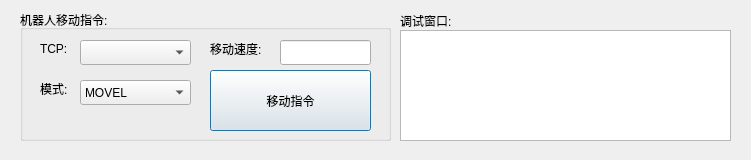
<?xml version="1.0" encoding="UTF-8"?>
<ui version="4.0">
 <class>keymovDlg</class>
 <widget class="QDialog" name="keymovDlg">
  <property name="geometry">
   <rect>
    <x>0</x>
    <y>0</y>
    <width>751</width>
    <height>160</height>
   </rect>
  </property>
  <property name="windowTitle">
   <string>Dialog</string>
  </property>
  <widget class="QGroupBox" name="groupBox">
   <property name="geometry">
    <rect>
     <x>20</x>
     <y>10</y>
     <width>371</width>
     <height>131</height>
    </rect>
   </property>
   <property name="title">
    <string>机器人移动指令:</string>
   </property>
   <widget class="QPushButton" name="moveaddBtn">
    <property name="geometry">
     <rect>
      <x>190</x>
      <y>60</y>
      <width>161</width>
      <height>61</height>
     </rect>
    </property>
    <property name="text">
     <string>移动指令</string>
    </property>
   </widget>
   <widget class="QLabel" name="label_2">
    <property name="geometry">
     <rect>
      <x>20</x>
      <y>30</y>
      <width>31</width>
      <height>17</height>
     </rect>
    </property>
    <property name="text">
     <string>TCP:</string>
    </property>
   </widget>
   <widget class="QComboBox" name="movetcpcombo">
    <property name="geometry">
     <rect>
      <x>60</x>
      <y>30</y>
      <width>111</width>
      <height>25</height>
     </rect>
    </property>
   </widget>
   <widget class="QLabel" name="label_14">
    <property name="geometry">
     <rect>
      <x>190</x>
      <y>30</y>
      <width>71</width>
      <height>17</height>
     </rect>
    </property>
    <property name="text">
     <string>移动速度:</string>
    </property>
   </widget>
   <widget class="QLineEdit" name="movespeed">
    <property name="geometry">
     <rect>
      <x>260</x>
      <y>30</y>
      <width>91</width>
      <height>25</height>
     </rect>
    </property>
    <property name="text">
     <string/>
    </property>
   </widget>
   <widget class="QLabel" name="label_16">
    <property name="geometry">
     <rect>
      <x>20</x>
      <y>70</y>
      <width>41</width>
      <height>17</height>
     </rect>
    </property>
    <property name="text">
     <string>模式:</string>
    </property>
   </widget>
   <widget class="QComboBox" name="movemodecombo">
    <property name="geometry">
     <rect>
      <x>60</x>
      <y>70</y>
      <width>111</width>
      <height>25</height>
     </rect>
    </property>
    <item>
     <property name="text">
      <string>MOVEL</string>
     </property>
    </item>
    <item>
     <property name="text">
      <string>MOVEJ</string>
     </property>
    </item>
    <item>
     <property name="text">
      <string>MOVEC</string>
     </property>
    </item>
   </widget>
  </widget>
  <widget class="QLabel" name="label">
   <property name="geometry">
    <rect>
     <x>400</x>
     <y>12</y>
     <width>67</width>
     <height>17</height>
    </rect>
   </property>
   <property name="text">
    <string>调试窗口:</string>
   </property>
  </widget>
  <widget class="QTextBrowser" name="record">
   <property name="geometry">
    <rect>
     <x>400</x>
     <y>30</y>
     <width>331</width>
     <height>111</height>
    </rect>
   </property>
  </widget>
 </widget>
 <resources/>
 <connections/>
</ui>
